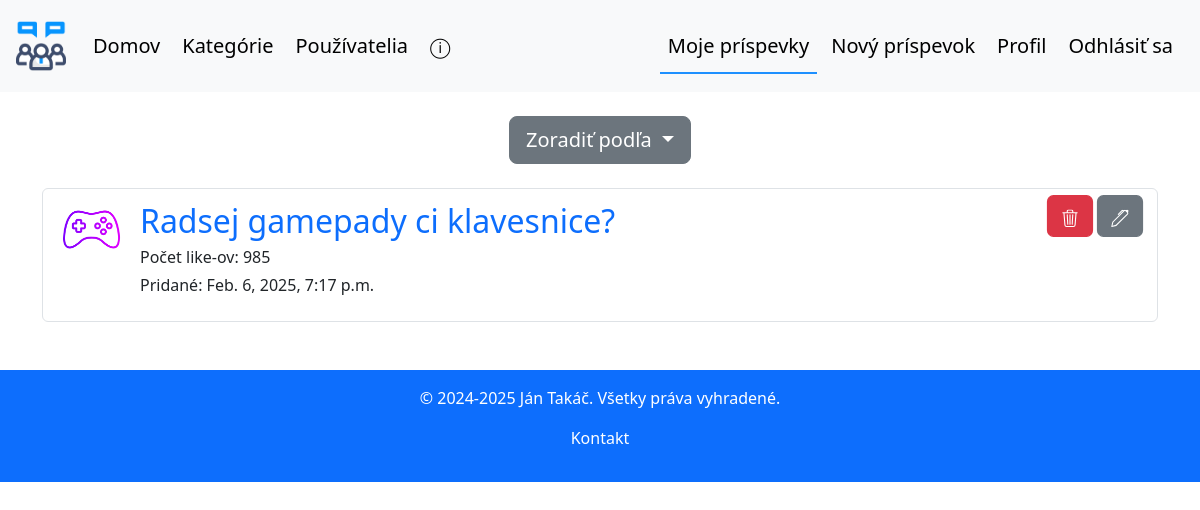
/my-posts/ (signed in), run on the app's committed database.
### forum/models.py (models this page shows, shortened)
class Post(models.Model):
    title = models.CharField(max_length=255)
    created_at = models.DateTimeField(auto_now_add=True)
    created_by = models.ForeignKey(User, on_delete=models.CASCADE)
    like_count = models.PositiveIntegerField(default=0)
    content = models.TextField()
    category = models.CharField(max_length=50, default='other', null=False, blank=True)
    icon = models.ImageField(upload_to='post_pics', null=True, blank=True)
    def get_absolute_url(self):
        return reverse('forum:post_detail', args=[str(self.id)])

### forum/views.py (the view)
# urls.py: path('my-posts/', views.my_posts_view, name='my_posts'),
@login_required
def my_posts_view(request):
    if request.user.is_superuser:
        posts = Post.objects.all()
    else:
        posts = Post.objects.filter(created_by_id=request.user.id)
    return render(request, 'forum/my_posts.html', {'posts': posts})

### forum/templates/forum/my_posts.html (shortened to what this page needs)
{% extends 'forum/base.html' %}
{% load static %}
{% block my_posts_active %}active{% endblock %}
{% block content %}
<div class="d-flex justify-content-center mt-4">
    <div class="dropdown">
        <button class="btn btn-lg btn-secondary dropdown-toggle" type="button" data-bs-toggle="dropdown" aria-expanded="false">
            Zoradiť podľa
        </button>
    </div>
</div>
<div id="my-posts-list">
    {% include 'forum/partials/my_posts_list.html' with posts_profiles=posts_profiles %}
</div>
{% endblock %}

### forum/templates/forum/partials/my_posts_list.html (shortened to what this page needs)
<div class="container">
    <div class="mt-4 my-5">
        <div class="list-group">
            {% if posts %}
                {% for post in posts %}
                    <li class="list-group-item list-group-item-action position-relative">
                        <div class="d-flex align-items-start h-100">
                            {% if post.icon %}
                                <div class="flex-shrink-0">
                                    <img src="{{ post.icon.url }}"
                                         width="65"
                                         alt="post_icon"
                                         class="h-auto rounded">
                                </div>
                            {% endif %}
                            <div class="flex-grow-1 ms-3 overflow-hidden">
                                <a href="{{ post.get_absolute_url }}" class="fs-2 text-decoration-none">{{ post.title }}</a>
                                <p class="mb-1">Počet like-ov: {{ post.like_count }}</p>
                                <p>Pridané: {{ post.created_at }}</p>
                            </div>
                            <div class="d-flex gap-2 ms-2">
                                <button type="button" class="btn btn-danger"
                                        hx-trigger="click"
                                        hx-post="{% url 'forum:delete_my_post' %}"
                                        hx-target="#my-posts-list"
                                        hx-vals='{"post_id": "{{ post.id }}"}'
                                        hx-headers='{"X-CSRFToken": "{{ csrf_token }}"}'>
                                </button>
                                <button class="btn btn-secondary my-post-edit-btn" data-id-post="{{ post.id }}" data-post-content="{{ post.content }}">
                                </button>
                            </div>
                        </div>
                    </li>
                {% endfor %}
            {% else %}
                <p>Žiaden príspevok nespadá do vybratej kategórie</p>
            {% endif %}
        </div>
    </div>
</div>

### forum/static/forum/style.css (style rules this page uses)
.container-fluid .btn:hover, .container .btn { transform: scale(1.1); transition: transform 0.4s ease; }

### data on the page
Post: icon (picture), title "Radsej gamepady ci klavesnice?", like_count "985", created_at "Feb. 6, 2025, 7:17 p.m."
